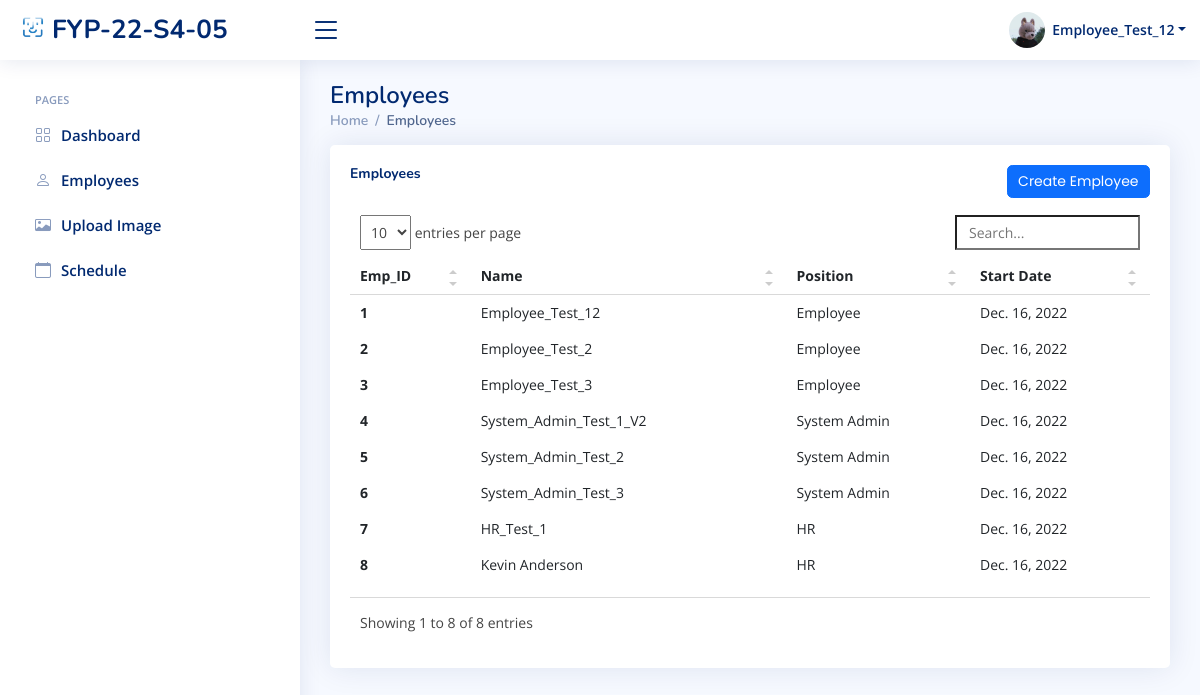
Page /sys_admin/view_employees/ (signed in) on the committed database.
### index/models.py (models this page shows, shortened)
class Employee(models.Model):
	Employee_ID = models.IntegerField(primary_key=True)
	Full_Name = models.CharField(max_length=100)
	Job_Title = models.CharField(max_length=100)
	Phone_Number = models.CharField(max_length=100)
	salt = models.CharField(max_length=50, null=True)
	Email_Address = models.EmailField()
	Role = models.ForeignKey(Role, on_delete=models.CASCADE)
	Profile_Image = models.ImageField(null=True,blank=True, upload_to='profile_pics/')
	Password = models.CharField(max_length=256)
	Start_Date = models.DateField(auto_now_add=True)

class Role(models.Model):
	Role_ID = models.IntegerField(primary_key=True)
	Role_Name = models.CharField(max_length=100)

### index/views/sys_admin.py (the view)
# urls.py: path('sys_admin/view_employees/', sys_admin.sys_admin_view_employees, name='sys_admin_view_employees'),
def sys_admin_view_employees(request):
	currentEmployee = Employee.objects.get(Employee_ID=request.session['Employee_ID'])
	allEmployees = Employee.objects.all()
	context={
		'Employee_ID' : currentEmployee.Employee_ID,
		'Full_Name' : currentEmployee.Full_Name,
		'Role' : currentEmployee.Role.Role_Name,
		'PFP' : currentEmployee.Profile_Image.url,
		'Employees' : allEmployees,
	}
	return render(request, 'sys_admin/sys_admin_view_employees.html', context)

### templates/sys_admin/sys_admin_view_employees.html (shortened to what this page needs)
{% extends "index/base.html" %}
{% load static %}
{% block content %}
{% include 'sys_admin/sys_admin_base.html' %}
  <main id="main" class="main">
    <div class="pagetitle">
      <h1>Employees</h1>
      <nav>
        <ol class="breadcrumb">
          <li class="breadcrumb-item"><a href="{% url 'sys_admin_home' %}">Home</a></li>
          <li class="breadcrumb-item active">Employees</li>
        </ol>
      </nav>
    </div>
    <section class="section">
      <div class="row">
        <div class="col-lg-12">
          <div class="card recent-sales overflow-auto">
            <div class="card-body">
              <div class="col-lg-12 align-items-center justify-content-center card-title">
                <h5 class="float-start"><b>Employees</b></h5>
                <a href="{% url 'sys_admin_create_user' %}" class="btn btn-primary float-end">Create Employee</a>
                <br>
              </div>
              <table class="table table-borderless table-hover datatable">
                <thead>
                  <tr>
                    <th scope="col">Emp_ID</th>
                    <th scope="col">Name</th>
                    <th scope="col">Position</th>
                    <th scope="col">Start Date</th>
                  </tr>
                </thead>
                <tbody>
                  {% for employee in Employees %}
                    <tr class="tr" onclick='setGetParameter( "{{ employee.Employee_ID}} ")'>
                      <th scope="row">{{ employee.Employee_ID }}</th>
                      <td>{{ employee.Full_Name }}</td>
                      <td>{{ employee.Role.Role_Name }}</td>
                      <td>{{ employee.Start_Date }}</td>
                    </tr>
                  {% endfor %}
                </tbody>
              </table>
            </div>
          </div>
        </div>
      </div>
    </section>
  </main>
{% endblock content %}

### templates/sys_admin/sys_admin_base.html (shortened to what this page needs)
{% load static %}
  <header id="header" class="header fixed-top d-flex align-items-center">
    <div class="d-flex align-items-center justify-content-between">
      <a href="{% url 'sys_admin_home' %}" class="logo d-flex align-items-center">
        <img src="{% static 'assets/img/logo.png' %}" alt="">
        <span class="d-none d-lg-block">FYP-22-S4-05</span>
      </a>
      <i class="bi bi-list toggle-sidebar-btn"></i>
    </div>
    <nav class="header-nav ms-auto">
      <ul class="d-flex align-items-center">
        <li class="nav-item dropdown pe-3">
          <a class="nav-link nav-profile d-flex align-items-center pe-0" href="#" data-bs-toggle="dropdown">
            <img src="{{ PFP }}" alt="Profile" class="rounded-circle">
            <span class="d-none d-md-block dropdown-toggle ps-2">{{ Full_Name }}</span>
          </a>
        </li>
      </ul>
    </nav>
  </header>
  <aside id="sidebar" class="sidebar">
    <ul class="sidebar-nav" id="sidebar-nav">
      <li class="nav-heading">Pages</li>
      <li class="nav-item">
        <a class="nav-link collapsed" href="{% url 'sys_admin_home' %}">
          <i class="bi bi-grid"></i>
          <span>Dashboard</span>
        </a>
      </li>
      <li class="nav-item">
        <a class="nav-link collapsed" href="{% url 'sys_admin_view_employees' %}">
          <i class="bi bi-person"></i>
          <span>Employees</span>
        </a>
      </li>
      <li class="nav-item">
        <a class="nav-link collapsed" href="{% url 'sys_admin_upload_img' %}">
          <i class="bi bi-card-image"></i>
          <span>Upload Image</span>
        </a>
      </li>
      <li class="nav-item">
        <a class="nav-link collapsed" href="{% url 'sys_admin_schedule' %}">
          <i class="bi bi-calendar"></i>
          <span>Schedule</span>
        </a>
      </li>
  </aside>

### static/assets/css/style.css (style rules this page uses)
:root { scroll-behavior: smooth; }
body { font-family: "Open Sans", sans-serif; background: #f6f9ff; color: #444444; }
a { color: #4154f1; text-decoration: none; }
h1, h2, h3, h4, h5, h6 { font-family: "Nunito", sans-serif; }
#main { margin-top: 60px; padding: 20px 30px; transition: all 0.3s; }
.pagetitle { margin-bottom: 10px; }
.pagetitle h1 { font-size: 24px; margin-bottom: 0; font-weight: 600; color: #012970; }
.card { margin-bottom: 30px; border: none; border-radius: 5px; box-shadow: 0px 0 30px rgba(1, 41, 112, 0.1); }
.card-title { padding: 20px 0 15px 0; font-size: 18px; font-weight: 500; color: #012970; font-family: "Poppins", sans-serif; }
.card-body { padding: 0 20px 20px 20px; }
.breadcrumb { font-size: 14px; font-family: "Nunito", sans-serif; color: #899bbd; font-weight: 600; }
.breadcrumb a { color: #899bbd; transition: 0.3s; }
.breadcrumb .breadcrumb-item::before { color: #899bbd; }
.breadcrumb .active { color: #51678f; font-weight: 600; }
.logo { line-height: 1; }
@media (min-width: 1200px) { .logo { width: 280px; } }
.logo img { max-height: 26px; margin-right: 6px; }
.logo span { font-size: 26px; font-weight: 700; color: #012970; font-family: "Nunito", sans-serif; }
.header { transition: all 0.5s; z-index: 997; height: 60px; box-shadow: 0px 2px 20px rgba(1, 41, 112, 0.1); background-color: #fff; padding-left: 20px; }
.header .toggle-sidebar-btn { font-size: 32px; padding-left: 10px; cursor: pointer; color: #012970; }
.header-nav ul { list-style: none; }
.header-nav>ul { margin: 0; padding: 0; }
.header-nav .nav-profile { color: #012970; }
.header-nav .nav-profile img { max-height: 36px; }
.header-nav .nav-profile span { font-size: 14px; font-weight: 600; }
.sidebar { position: fixed; top: 60px; left: 0; bottom: 0; width: 300px; z-index: 996; transition: all 0.3s; padding: 20px; overflow-y: auto; scrollbar-width: thin; scrollbar-color: #aab7cf transparent; box-shadow: 0px 0px 20px rgba(1, 41, 112, 0.1); background-color: #fff; }
@media (min-width: 1200px) { #main, #footer { margin-left: 300px; } }
.sidebar-nav { padding: 0; margin: 0; list-style: none; }
.sidebar-nav li { padding: 0; margin: 0; list-style: none; }
.sidebar-nav .nav-item { margin-bottom: 5px; }
.sidebar-nav .nav-heading { font-size: 11px; text-transform: uppercase; color: #899bbd; font-weight: 600; margin: 10px 0 5px 15px; }
.sidebar-nav .nav-link { display: flex; align-items: center; font-size: 15px; font-weight: 600; color: #4154f1; transition: 0.3; background: #f6f9ff; padding: 10px 15px; border-radius: 4px; }
.sidebar-nav .nav-link i { font-size: 16px; margin-right: 10px; color: #4154f1; }
.sidebar-nav .nav-link.collapsed { color: #012970; background: #fff; }
.sidebar-nav .nav-link.collapsed i { color: #899bbd; }

### rows in the picture
Employee: Full_Name "Employee_Test_12", Employee_ID "1", Role.Role_Name "Employee", Start_Date "Dec. 16, 2022"
Employee: Employee_ID "2", Full_Name "Employee_Test_2", Role.Role_Name "Employee", Start_Date "Dec. 16, 2022"
Employee: Employee_ID "3", Full_Name "Employee_Test_3", Role.Role_Name "Employee", Start_Date "Dec. 16, 2022"
Employee: Employee_ID "4", Full_Name "System_Admin_Test_1_V2", Role.Role_Name "System Admin", Start_Date "Dec. 16, 2022"
Employee: Employee_ID "5", Full_Name "System_Admin_Test_2", Role.Role_Name "System Admin", Start_Date "Dec. 16, 2022"
Employee: Employee_ID "6", Full_Name "System_Admin_Test_3", Role.Role_Name "System Admin", Start_Date "Dec. 16, 2022"
Employee: Employee_ID "7", Full_Name "HR_Test_1", Role.Role_Name "HR", Start_Date "Dec. 16, 2022"
Employee: Employee_ID "8", Full_Name "Kevin Anderson", Role.Role_Name "HR", Start_Date "Dec. 16, 2022"
